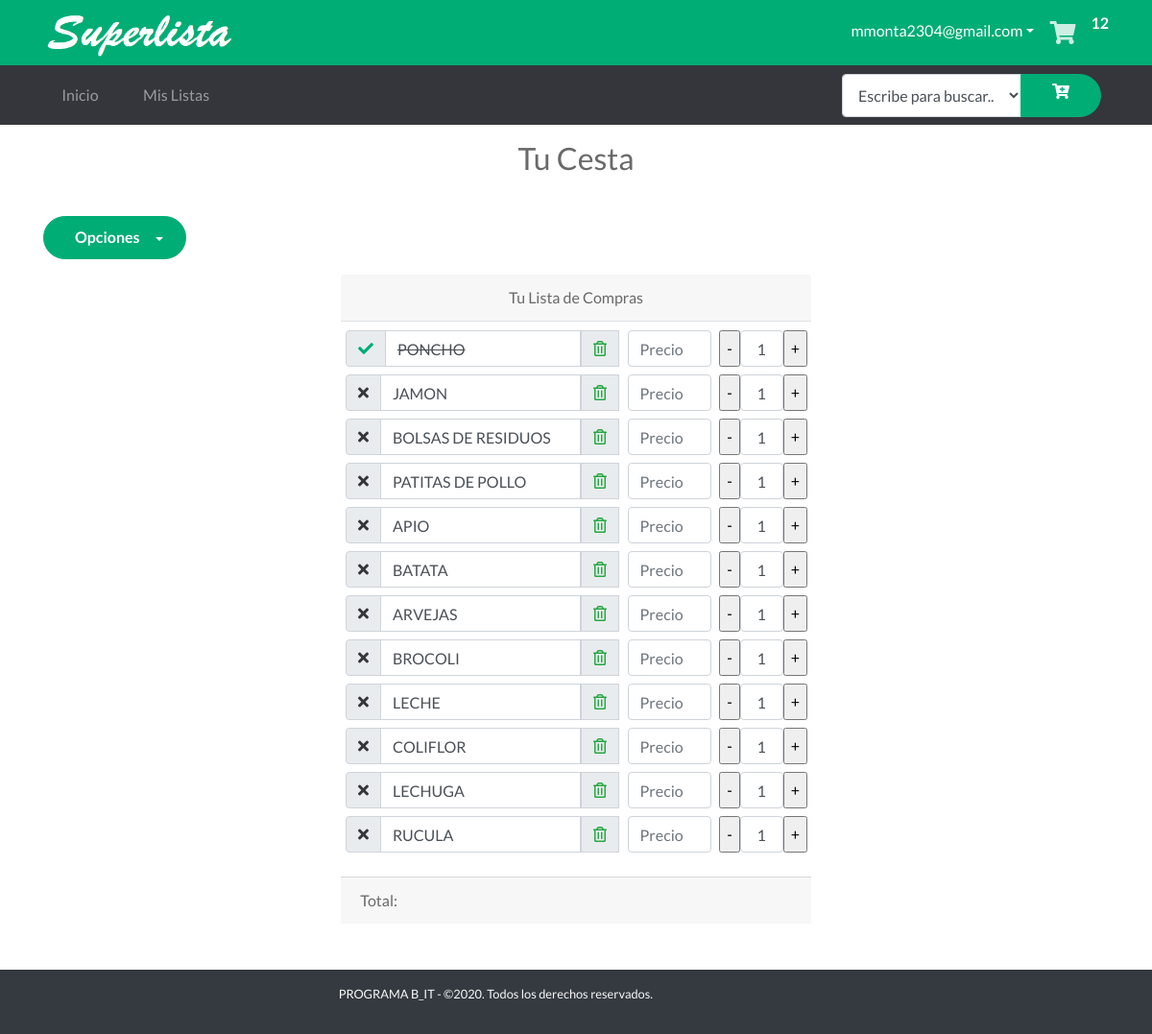
The app's page /cart (signed in) with its own data.
### tables this page shows
CREATE TABLE "Cesta" (
	"Id"	INTEGER NOT NULL PRIMARY KEY AUTOINCREMENT UNIQUE,
	"Id_Usuario"	INTEGER NOT NULL,
	"Item"	INTEGER NOT NULL,
	"Tachar"	INTEGER,
	"ProductoId"	INTEGER,
FOREIGN KEY("ProductoId") REFERENCES "Productos"("Id")
);

### app.py (the view)
@app.route('/cart')  # Ruta Mi Cesta
def cart():
    cantCarrito()
    if 'nombre' in session:
        items = getAllCesta()
        g.db.close()
        return render_template('carrito.html', items=items)
    else:
        items = getAllCesta()
        g.db.close()
        return render_template('carrito_home.html', items=items)

### app.py (called while the page is built)
def get_db():
    db = getattr(g, '_database', None)
    if db is None:
        db = g._database = sqlite3.connect('database1.db')
    return db

@app.teardown_appcontext
def close_connection(exception):
    db = getattr(g, '_database', None)
    if db is not None:
        db.close()

def conectar_db():
    return sqlite3.connect('database1.db')

def getAllCesta():
    if 'nombre' in session:
        id = session['id']
    else:
        try:
            id = int(request.cookies.get('visitanteId'))
        except:
            return redirect('/del_cookie')
    g.db = conectar_db()
    consulta = 'SELECT * FROM Cesta WHERE (Id_usuario = ?)'
    cur = g.db.execute(consulta, [id])
    items = [dict(Id=row[0], Id_Usuario=row[1], Item_nombre=row[2], Tachar=row[3], ProductoId=row[4])
             for row in cur.fetchall()]
    g.db.close()
    return items

def cantCarrito():
    if 'nombre' in session:
        id_usuario = session['id']
    else:
        try:
            id_usuario = int(request.cookies.get('visitanteId'))
        except:
            return redirect('/del_cookie')
    db = get_db()
    cur = db.cursor()
    find_prod = (
        "SELECT COUNT(Id) FROM Cesta WHERE Id_Usuario = ?")
    cur.execute(find_prod, [(id_usuario)])
    resultado = cur.fetchone()
    session['carrito'] = resultado[0]
    return session['carrito']

### templates/carrito.html (shortened to what this page needs)
{% extends "layout_logged_in.html" %}
{% block content %}
<section class="text-center">
    <div class="text h2 py-3">
        <span class="text ">Tu Cesta</span>
    </div>
</section>
<div class="container">
    <div class="row">
        <div class="col-7">
            <div class="dropdown py-3">
                <button class="btn btn-primary dropdown-toggle" type="button" id="dropdownMenu1" data-toggle="dropdown"
                    aria-haspopup="true" aria-expanded="false">
                    Opciones
                </button>
            </div>
        </div>
    </div>
</div>
<div class="container">
    <div class="row justify-content-center">
        <div class="col-#-auto">
            <div class="card-header text-center"> <span>Tu Lista de Compras</span>
            </div>
            <table class="table table-sm ">
                <tbody>
                    <tr>
                        <th scope="row">
                            {%  set contador = namespace(value=0) %}
                            {%for item in items %}
                            <div class="input-group py-1">
                                <div class="input-group-prepend">
                                    <div class="input-group-text">
                                        <a href="/adquirido/{{item.Id}}"><i
                                                class="{% if item.Tachar %} text-primary fas fa-check {% else %} text-secondary fas fa-times  {% endif %} "></i></a>
                                    </div>
                                </div>
                                <input type="text" class="form-control {% if item.Tachar %} tachar {% endif %} " value="{{item.Item_nombre}}">
                                <div class="input-group-prepend">
                                    <div class="input-group-text">
                                        <a href="/DeleteArtCesta/{{item.Id}}"><i
                                                class="far fa-trash-alt text-success"></i></a>
                                    </div>
                                </div>
                            </div>
                            {% set contador.value = contador.value + 1 %}
                            {%endfor%}
                        </th>
                        <td>
                            {%  set contador = namespace(value=0) %}
                            {%for item in items %}
                            <div class="input-group-prepend py-1">
                                <input type="text" size="6" id="{{item.Item_nombre}}" placeholder="Precio"
                                    class=" form-control monto" onkeyup="SubTotal();">
                            </div>
                            {% set contador.value = contador.value + 1 %}
                            {%endfor%}
                        </td>
                        <td>
                            {%  set contador = namespace(value=0) %}
                            {%for item in items %}
                            <div class="input-group-prepend py-1">
                                <input type="button" name="menos1" id="menos1" value="-"
                                    onclick="RtrCampo('{{contador.value|string}}')" />
                                <input class="form-control text-center" type='text' size="1"
                                    id='{{contador.value|string}}' value=1>
                                <input type="button" name="mas1" id="mas1" value="+"
                                    onclick="SmrCampo('{{contador.value|string}}')" />
                            </div>
                            {% set contador.value = contador.value + 1 %}
                            {%endfor%}
                        </td>
                    </tr>
                </tbody>
            </table>
            <div class="card-footer"> <span>Total: </span>
            </div>
        </div>
    </div>
</div>
{% endblock %}

### static/css/all.css (style rules this page uses)
.fa, .fas, .far, .fal, .fab { -moz-osx-font-smoothing: grayscale; -webkit-font-smoothing: antialiased; display: inline-block; font-style: normal; font-variant: normal; text-rendering: auto; line-height: 1; }
.fa-check:before { content: "\f00c"; }
.fa-times:before { content: "\f00d"; }
.fa-trash-alt:before { content: "\f2ed"; }
.far { font-family: 'Font Awesome 5 Free'; font-weight: 400; }
.fa, .fas { font-family: 'Font Awesome 5 Free'; font-weight: 900; }

### static/css/estilos.css (style rules this page uses)
html { font-size: 13px; }
body { font-family: 'Lato', sans-serif; color: #696969; }
.btn { border-radius: 2rem; padding: .6rem 2rem; font-weight: bold; }
.text-primary { color: #00ad75 !important; }
.btn-primary { color: #fff; background-color: #00ad75; border-color: #00ad75; position: relative; overflow: hidden; z-index: 1; -webkit-transition: all .3s ease; transition: all .3s ease; }
.btn-primary:after { font-family: 'Font Awesome 5 Free'; font-weight: 900; position: relative; left: .6rem; top: .1rem; -webkit-transition: left .3s ease; transition: left .3s ease; }
.btn-primary:before { content: ""; z-index: -1; width: 0; height: 100%; background: #fff; position: absolute; left: 50%; top: 0; -webkit-transform: skew(45deg, 0); transform: skew(45deg, 0); -webkit-transition: all .4s ease; transition: all .4s ease; }
.text-secondary { color: #35363c !important; }
@media (min-width: 990px) { html { font-size: 16px; } }

### static/css/main.css (style rules this page uses)
.tachar { text-decoration: line-through; }
.dropdown { position: relative; display: inline-block; }

### records on screen
Cesta: Tachar 1 (drawn), Item_nombre "PONCHO"
Cesta: Tachar 0 (drawn), Item_nombre "JAMON", value "1"
Cesta: Tachar 0 (drawn), Item_nombre "BOLSAS DE RESIDUOS"
Cesta: Tachar 0 (drawn), Item_nombre "PATITAS DE POLLO"
Cesta: Tachar 0 (drawn), Item_nombre "APIO"
Cesta: Tachar 0 (drawn), Item_nombre "BATATA"
Cesta: Tachar 0 (drawn), Item_nombre "ARVEJAS"
Cesta: Tachar 0 (drawn), Item_nombre "BROCOLI"
Cesta: Tachar 0 (drawn), Item_nombre "LECHE"
Cesta: Tachar 0 (drawn), Item_nombre "COLIFLOR"
Cesta: Tachar 0 (drawn), Item_nombre "LECHUGA"
Cesta: Tachar 0 (drawn), Item_nombre "RUCULA"

### other values on screen
{{ session['correo'] }} "mmonta2304@gmail.com"
{{ session['carrito'] }} "12"
